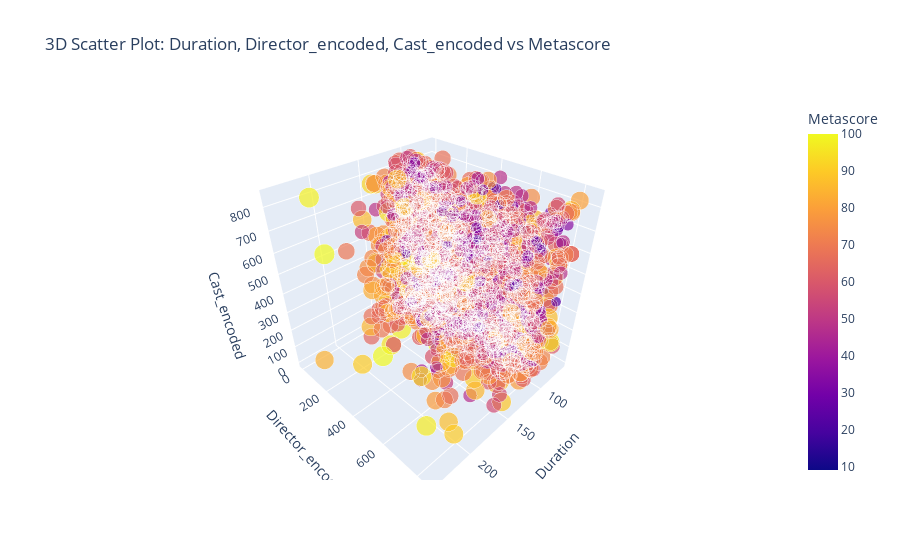

Notebook code cell kept with this figure:
### Code cell
fig = px.scatter_3d(data, x='Duration', y='Director_encoded', z='Cast_encoded', 
                    color='Metascore', size='Metascore',
                    title='3D Scatter Plot: Duration, Director_encoded, Cast_encoded vs Metascore')
fig.show()

### Figure 1 — Plotly figure (JSON) as saved in the notebook; plotly's stock layout.template omitted (floating-point values rounded to 4 significant figures; data arrays with more than 128 entries replaced by an {"elided": "..."} marker saying what was removed)
{"data": [{"hovertemplate": "Duration=%{x}<br>Director_encoded=%{y}<br>Cast_encoded=%{z}<br>Metascore=%{marker.color}<extra></extra>", "legendgroup": "", "marker": {"color": {"elided": "1870 int values"}, "coloraxis": "coloraxis", "size": {"elided": "1870 int values"}, "sizemode": "area", "sizeref": 0.25, "symbol": "circle"}, "mode": "markers", "name": "", "scene": "scene", "showlegend": false, "type": "scatter3d", "x": {"elided": "1870 int values"}, "y": {"elided": "1870 int values"}, "z": {"elided": "1870 int values"}}], "layout": {"coloraxis": {"colorbar": {"title": {"text": "Metascore"}}, "colorscale": [[0, "#0d0887"], [0.1111, "#46039f"], [0.2222, "#7201a8"], [0.3333, "#9c179e"], [0.4444, "#bd3786"], [0.5556, "#d8576b"], [0.6667, "#ed7953"], [0.7778, "#fb9f3a"], [0.8889, "#fdca26"], [1, "#f0f921"]]}, "legend": {"itemsizing": "constant", "tracegroupgap": 0}, "scene": {"domain": {"x": [0, 1], "y": [0, 1]}, "xaxis": {"title": {"text": "Duration"}}, "yaxis": {"title": {"text": "Director_encoded"}}, "zaxis": {"title": {"text": "Cast_encoded"}}}, "title": {"text": "3D Scatter Plot: Duration, Director_encoded, Cast_encoded vs Metascore"}}}
